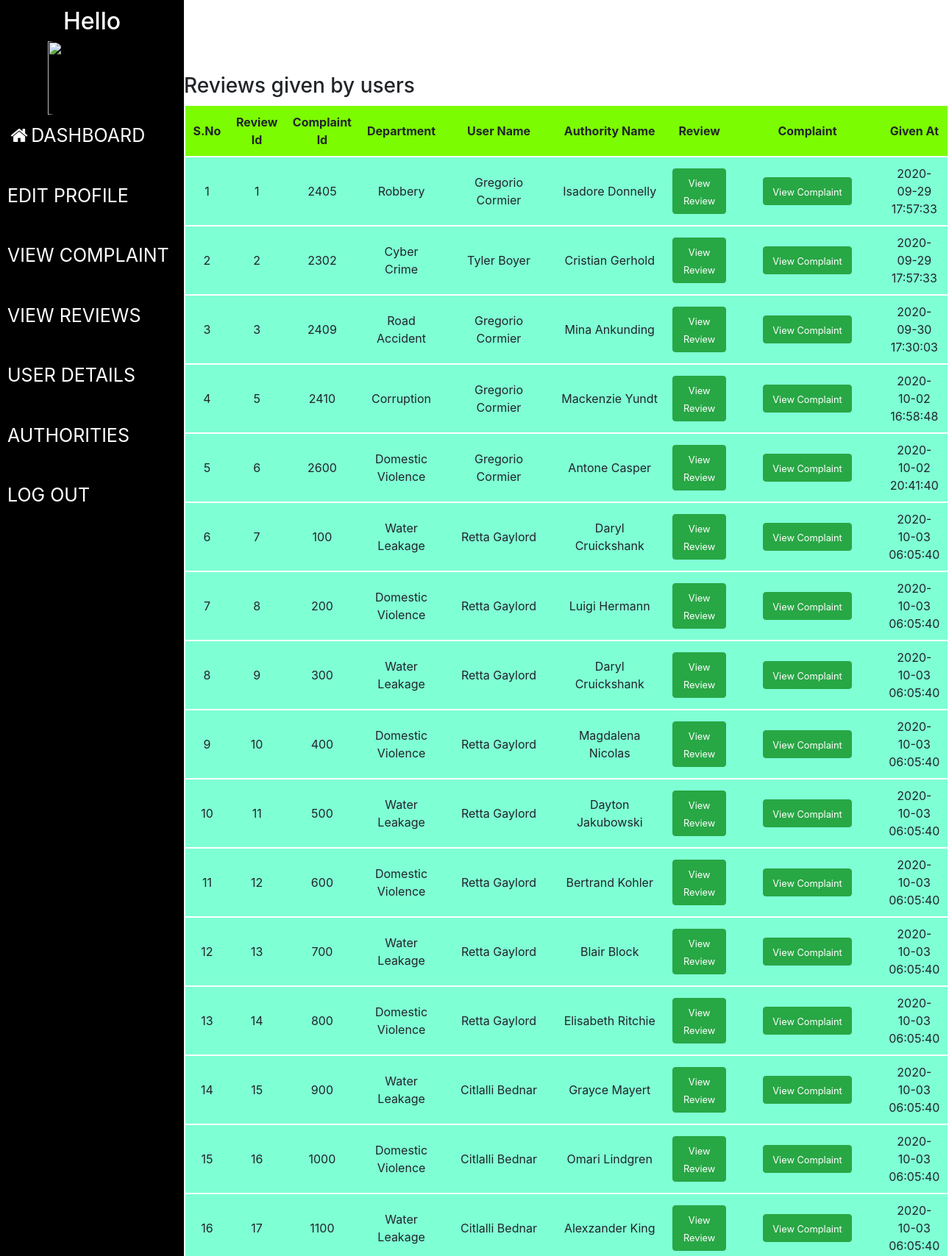
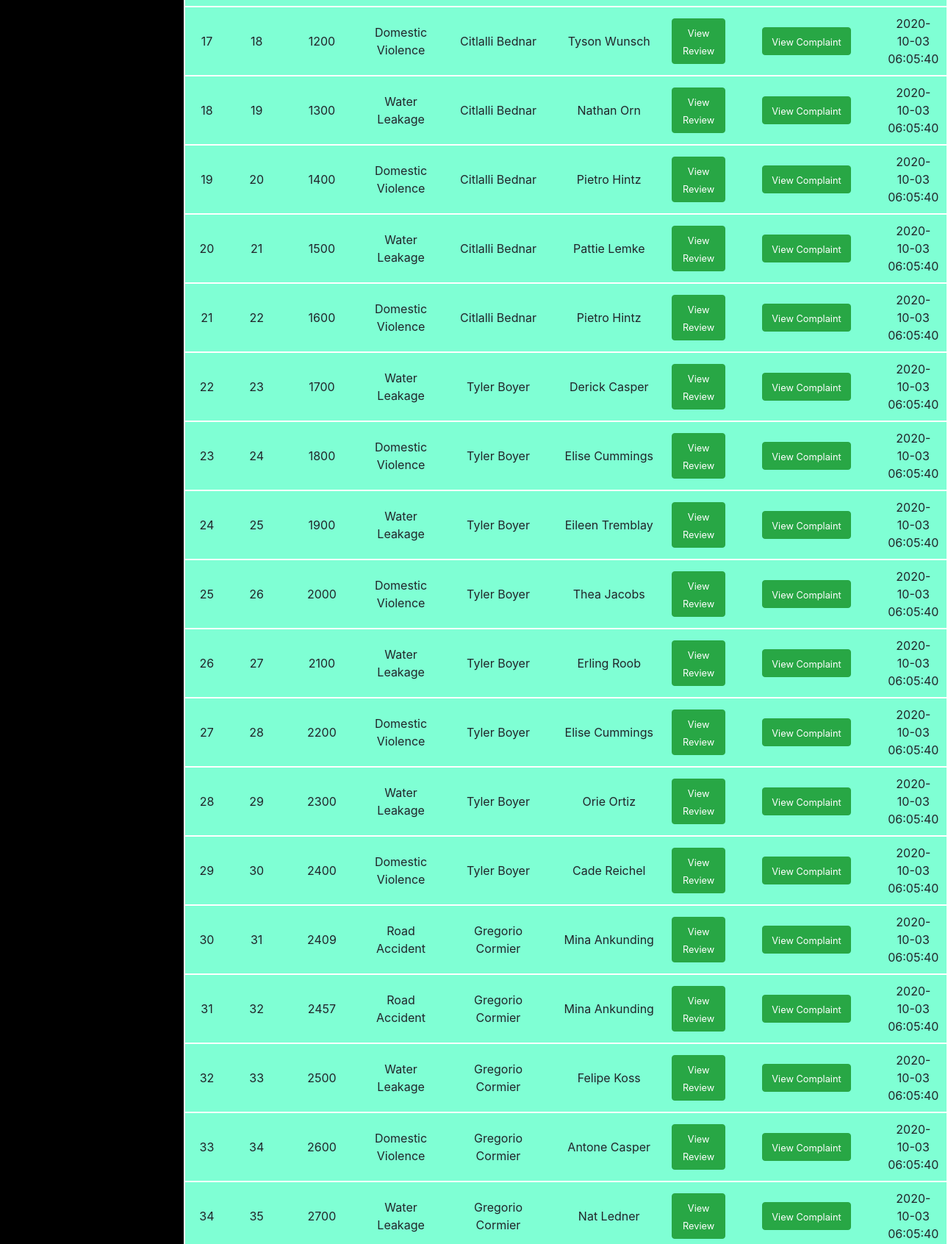
Screenshot of /admindashboard_reviews.php (upper part) with the database file from the repository (2 pictures, top to bottom).
### tables this page shows
CREATE TABLE `complaints` (
  `complaint_id` int(11) NOT NULL,
  `user_id` varchar(15) NOT NULL,
  `authority_id` varchar(15) NOT NULL,
  `dept_id` int(11) NOT NULL,
  `location` varchar(30) NOT NULL,
  `complaint` varchar(5000) NOT NULL,
  `complaint_file` varchar(200) NOT NULL,
  `status` varchar(100) NOT NULL DEFAULT 'registered',
  `registered_at` timestamp NOT NULL DEFAULT current_timestamp()
);

CREATE TABLE `reviews` (
  `review_id` int(11) NOT NULL,
  `complaint_id` int(11) NOT NULL,
  `given_at` timestamp NOT NULL DEFAULT current_timestamp(),
  `review` varchar(5000) NOT NULL
);

CREATE TABLE `departments` (
  `dept_id` int(11) NOT NULL,
  `dept_name` varchar(30) NOT NULL
);

### admindashboard_reviews.php (the view, shortened to what this page needs)
<!DOCTYPE html>
<?php
    include("admin_sidebar.php");
    include('bootstrap.php');
?>
<html>
    <head>
    </head>
    <body>
        <h3 id='a'>Reviews given by users</h3>
        <table>
        <tr>
            <th>S.No</th>
            <th class="cid">Review Id</th>
            <th class="ra">Complaint Id</th>
            <th class="ra">Department</th>
            <th class="ra" style="min-width:150px;">User Name</th>
            <th class="ra" style="min-width:150px;">Authority Name</th>
            <th class="rvw">Review</th>
            <th style="min-width: 200px;">Complaint</th>
            <th class="ra">Given At</th>
        </tr>
        <?php
        include('config.php');
        $sql4 = "SELECT review_id, given_at, review, dept_name, complaint, complaints.complaint_id, user_id, complaints.authority_id as 'authority_id' from complaints join reviews on complaints.complaint_id = reviews.complaint_id join departments on departments.dept_id = complaints.dept_id";
        $result4 = $conn->query($sql4);
        if($result4->num_rows > 0)
        {
            $i = 1;
            while($row = $result4->fetch_assoc())
            {
                $u_id = $row['user_id'];
                $authority_id = $row['authority_id'];
                $sql1 = "SELECT concat(firstname, ' ' ,lastname) as 'name' from user_details where user_id = '$u_id'";
                $result1 = $conn->query($sql1);
                if($result1->num_rows > 0)
                {
                    $row1 = $result1->fetch_assoc();
                    $user_name = $row1['name'];
                }
                $sql2 = "SELECT concat(firstname,' ', lastname) as 'name' from user_details where user_id = '$authority_id'";
                $result2 = $conn->query($sql2);
                if($result2->num_rows > 0)
                {
                    $row2 = $result2->fetch_assoc();
                    $authority_name = $row2['name'];
                }
                $comp_id = $row['complaint_id'];
                $review = $row['review'];
                $review_id = $row['review_id'];
                $complaint = $row['complaint'];
                echo "<tr><td>".$i++."</td><td class='cid'>".$row["review_id"]."</td><td class='ra'>".$row['complaint_id']."</td><td class='ra'>".$row['dept_name']."</td><td class='ra'>".$user_name."</td><td class='ra'>".$authority_name."</td><td class='rvw'>"."<button class='btn btn-success' onclick=\"view_review('$review', $comp_id, $review_id)\"><small>View Review</small></button>"."</td><td>"."<button class='btn btn-success' onclick=\"view_complaint('$complaint', $comp_id)\"><small>View Complaint</small></button>"."</td><td>".$row['given_at']."</td></tr>";
            }
        }
            ?>
        </table>
    </body>
</html>

### admin_sidebar.php (style rules this page uses)
body { background-image: url("https://wallpapertag.com/wallpaper/full/e/1/0/118962-best-background-gradient-1920x1200-for-tablet.jpg"); }

### admindashboard_reviews.php (style rules this page uses)
body { background-repeat: no-repeat; background-size: cover; }
table { margin-left:250px; border-collapse: collapse; }
h3 { margin-left:250px; }
#a { margin-top: 100px; }
td,th { padding: 10px; width: 280px; text-align: center; font-size: 16px; }
.cid { width:90px; }
.rvw { width:900px; }
.ra { width:300px; }
tr { background-color: aquamarine; border: 0; border: 2px solid white; margin-left:100px; }
th { background-color: lawngreen; }
button { outline: none; border:0; background: aquamarine; border-radius: 3px; color:lightgray; }

### rows the page displays
complaints: reviews.review_id "1", complaint_id "2405", dept.dept_name "Robbery", user_name "Gregorio Cormier", authority_name "Isadore Donnelly", reviews.given_at "2020-09-29 17:57:33"
complaints: reviews.review_id "2", complaint_id "2302", dept.dept_name "Cyber Crime", user_name "Tyler Boyer", authority_name "Cristian Gerhold", reviews.given_at "2020-09-29 17:57:33"
complaints: reviews.review_id "3", complaint_id "2409", dept.dept_name "Road Accident", user_name "Gregorio Cormier", authority_name "Mina Ankunding", reviews.given_at "2020-09-30 17:30:03", reviews.review_id "31", reviews.given_at "2020-10-03 06:05:40"
complaints: reviews.review_id "5", complaint_id "2410", dept.dept_name "Corruption", user_name "Gregorio Cormier", authority_name "Mackenzie Yundt", reviews.given_at "2020-10-02 16:58:48"
complaints: reviews.review_id "6", complaint_id "2600", dept.dept_name "Domestic Violence", user_name "Gregorio Cormier", authority_name "Antone Casper", reviews.given_at "2020-10-02 20:41:40", reviews.review_id "34", reviews.given_at "2020-10-03 06:05:40"
complaints: reviews.review_id "7", complaint_id "100", dept.dept_name "Water Leakage", user_name "Retta Gaylord", authority_name "Daryl Cruickshank", reviews.given_at "2020-10-03 06:05:40"
complaints: reviews.review_id "8", complaint_id "200", dept.dept_name "Domestic Violence", user_name "Retta Gaylord", authority_name "Luigi Hermann", reviews.given_at "2020-10-03 06:05:40"
complaints: reviews.review_id "9", complaint_id "300", dept.dept_name "Water Leakage", user_name "Retta Gaylord", authority_name "Daryl Cruickshank", reviews.given_at "2020-10-03 06:05:40"
complaints: reviews.review_id "10", complaint_id "400", dept.dept_name "Domestic Violence", user_name "Retta Gaylord", authority_name "Magdalena Nicolas", reviews.given_at "2020-10-03 06:05:40"
complaints: reviews.review_id "11", complaint_id "500", dept.dept_name "Water Leakage", user_name "Retta Gaylord", authority_name "Dayton Jakubowski", reviews.given_at "2020-10-03 06:05:40"
complaints: reviews.review_id "12", complaint_id "600", dept.dept_name "Domestic Violence", user_name "Retta Gaylord", authority_name "Bertrand Kohler", reviews.given_at "2020-10-03 06:05:40"
complaints: reviews.review_id "13", complaint_id "700", dept.dept_name "Water Leakage", user_name "Retta Gaylord", authority_name "Blair Block", reviews.given_at "2020-10-03 06:05:40"
complaints: reviews.review_id "14", complaint_id "800", dept.dept_name "Domestic Violence", user_name "Retta Gaylord", authority_name "Elisabeth Ritchie", reviews.given_at "2020-10-03 06:05:40"
complaints: reviews.review_id "15", complaint_id "900", dept.dept_name "Water Leakage", user_name "Citlalli Bednar", authority_name "Grayce Mayert", reviews.given_at "2020-10-03 06:05:40"
complaints: reviews.review_id "16", complaint_id "1000", dept.dept_name "Domestic Violence", user_name "Citlalli Bednar", authority_name "Omari Lindgren", reviews.given_at "2020-10-03 06:05:40"
complaints: reviews.review_id "17", complaint_id "1100", dept.dept_name "Water Leakage", user_name "Citlalli Bednar", authority_name "Alexzander King", reviews.given_at "2020-10-03 06:05:40"
complaints: reviews.review_id "18", complaint_id "1200", dept.dept_name "Domestic Violence", user_name "Citlalli Bednar", authority_name "Tyson Wunsch", reviews.given_at "2020-10-03 06:05:40"
complaints: reviews.review_id "19", complaint_id "1300", dept.dept_name "Water Leakage", user_name "Citlalli Bednar", authority_name "Nathan Orn", reviews.given_at "2020-10-03 06:05:40"
complaints: reviews.review_id "20", complaint_id "1400", dept.dept_name "Domestic Violence", user_name "Citlalli Bednar", authority_name "Pietro Hintz", reviews.given_at "2020-10-03 06:05:40"
complaints: reviews.review_id "21", complaint_id "1500", dept.dept_name "Water Leakage", user_name "Citlalli Bednar", authority_name "Pattie Lemke", reviews.given_at "2020-10-03 06:05:40"
complaints: reviews.review_id "22", complaint_id "1600", dept.dept_name "Domestic Violence", user_name "Citlalli Bednar", authority_name "Pietro Hintz", reviews.given_at "2020-10-03 06:05:40"
complaints: reviews.review_id "23", complaint_id "1700", dept.dept_name "Water Leakage", user_name "Tyler Boyer", authority_name "Derick Casper", reviews.given_at "2020-10-03 06:05:40"
complaints: reviews.review_id "24", complaint_id "1800", dept.dept_name "Domestic Violence", user_name "Tyler Boyer", authority_name "Elise Cummings", reviews.given_at "2020-10-03 06:05:40"
complaints: reviews.review_id "25", complaint_id "1900", dept.dept_name "Water Leakage", user_name "Tyler Boyer", authority_name "Eileen Tremblay", reviews.given_at "2020-10-03 06:05:40"
complaints: reviews.review_id "26", complaint_id "2000", dept.dept_name "Domestic Violence", user_name "Tyler Boyer", authority_name "Thea Jacobs", reviews.given_at "2020-10-03 06:05:40"
complaints: reviews.review_id "27", complaint_id "2100", dept.dept_name "Water Leakage", user_name "Tyler Boyer", authority_name "Erling Roob", reviews.given_at "2020-10-03 06:05:40"
complaints: reviews.review_id "28", complaint_id "2200", dept.dept_name "Domestic Violence", user_name "Tyler Boyer", authority_name "Elise Cummings", reviews.given_at "2020-10-03 06:05:40"
complaints: reviews.review_id "29", complaint_id "2300", dept.dept_name "Water Leakage", user_name "Tyler Boyer", authority_name "Orie Ortiz", reviews.given_at "2020-10-03 06:05:40"
complaints: reviews.review_id "30", complaint_id "2400", dept.dept_name "Domestic Violence", user_name "Tyler Boyer", authority_name "Cade Reichel", reviews.given_at "2020-10-03 06:05:40"
complaints: reviews.review_id "32", complaint_id "2457", dept.dept_name "Road Accident", user_name "Gregorio Cormier", authority_name "Mina Ankunding", reviews.given_at "2020-10-03 06:05:40"
complaints: reviews.review_id "33", complaint_id "2500", dept.dept_name "Water Leakage", user_name "Gregorio Cormier", authority_name "Felipe Koss", reviews.given_at "2020-10-03 06:05:40"
complaints: reviews.review_id "35", complaint_id "2700", dept.dept_name "Water Leakage", user_name "Gregorio Cormier", authority_name "Nat Ledner", reviews.given_at "2020-10-03 06:05:40"
